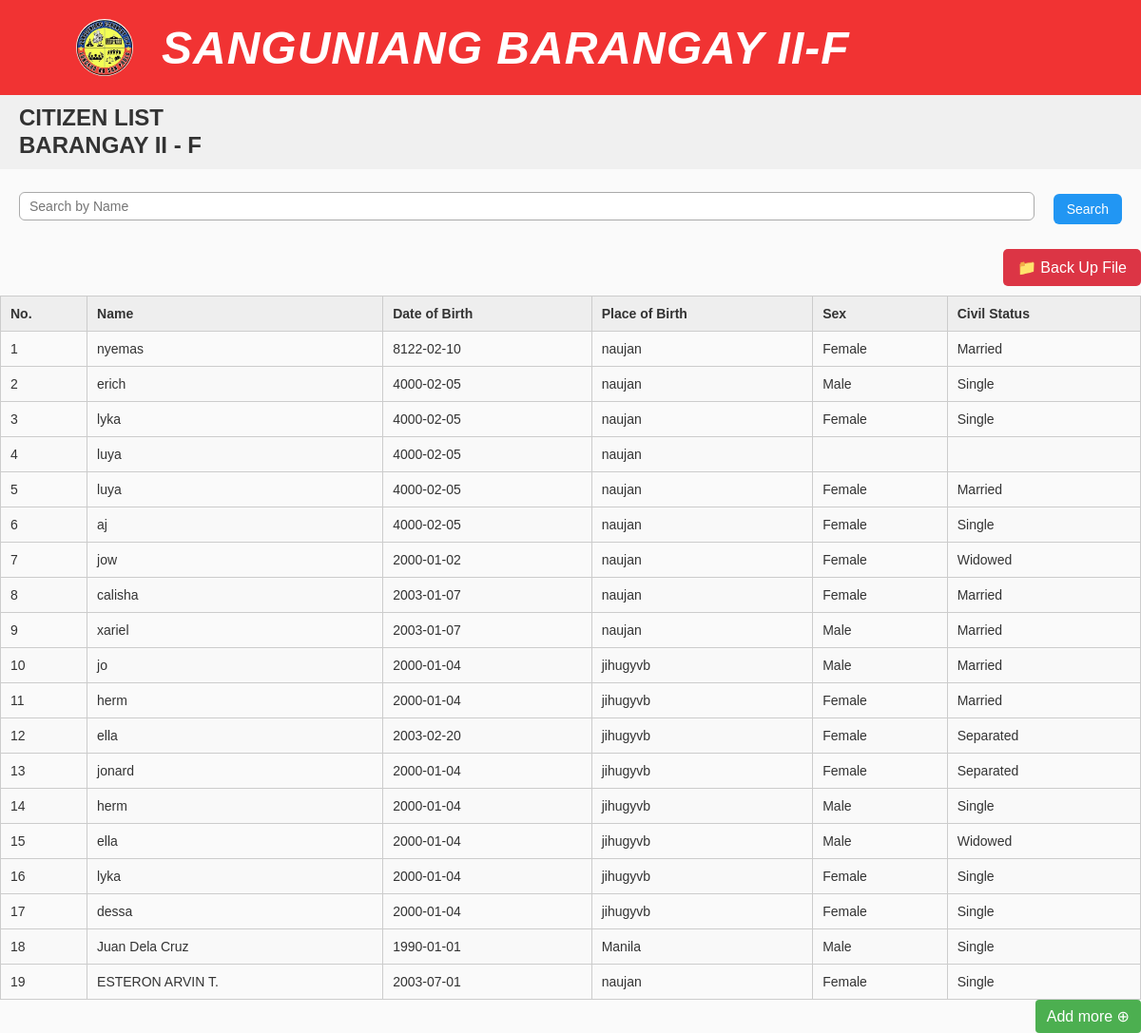
/citizen_list.php, run on the app's committed database.
### tables this page shows
CREATE TABLE `residents` (
  `id` int(11) NOT NULL,
  `fullname` varchar(100) DEFAULT NULL,
  `dob` date DEFAULT NULL,
  `pob` varchar(100) DEFAULT NULL,
  `sex` varchar(10) DEFAULT NULL,
  `civil_status` varchar(20) DEFAULT NULL,
  `nationality` varchar(50) DEFAULT NULL,
  `religion` varchar(50) DEFAULT NULL,
  `contact_number` varchar(15) DEFAULT NULL,
  `house_no` varchar(20) DEFAULT NULL,
  `barangay` varchar(50) DEFAULT NULL,
  `municipality` varchar(50) DEFAULT NULL,
  `province` varchar(50) DEFAULT NULL,
  `length_of_stay` varchar(50) DEFAULT NULL,
  `occupation` varchar(100) DEFAULT NULL,
  `place_of_work` varchar(100) DEFAULT NULL,
  `education` varchar(100) DEFAULT NULL,
  `father_name` varchar(100) DEFAULT NULL,
  `father_occupation` varchar(100) DEFAULT NULL,
  `father_contact` varchar(15) DEFAULT NULL,
  `mother_name` varchar(100) DEFAULT NULL,
  `mother_occupation` varchar(100) DEFAULT NULL,
  `mother_contact` varchar(15) DEFAULT NULL,
  `emergency_name` varchar(100) DEFAULT NULL,
  `emergency_relationship` varchar(50) DEFAULT NULL,
  `emergency_contact` varchar(15) DEFAULT NULL,
  `email_address` varchar(255) DEFAULT NULL,
  `voters` enum('Yes','No') DEFAULT 'No',
  `pwd` enum('Yes','No') DEFAULT 'No',
  `senior` enum('Yes','No') DEFAULT 'No',
  `household_name` varchar(100) DEFAULT NULL,
  `age_member` int(11) DEFAULT NULL,
  `sex_householdmember` enum('Male','Female','Other') DEFAULT NULL,
  `civil_status_member` varchar(50) DEFAULT NULL,
  `occupation_member` varchar(100) DEFAULT NULL,
  `education_attain` varchar(100) DEFAULT NULL,
  `place_of_work_or_school` varchar(150) DEFAULT NULL,
  `resident_type` enum('HomeOwner','Renters') NOT NULL DEFAULT 'HomeOwner',
  `four_ps` enum('Yes','No') DEFAULT NULL,
  `fourps_id` int(10) UNSIGNED DEFAULT NULL,
  `pwd_id` int(10) UNSIGNED DEFAULT NULL,
  `senior_id` int(10) UNSIGNED DEFAULT NULL,
  `voters_id` varchar(50) DEFAULT NULL,
  `last_updated` timestamp NOT NULL DEFAULT current_timestamp() ON UPDATE current_timestamp()
);

### citizen_list.php (the view, shortened to what this page needs)
<?php
include 'db.conn.php';
$sql = "SELECT * FROM residents ORDER BY id DESC";
$result = $conn->query($sql);
?>
<!DOCTYPE html>
<html lang="en">
<head>
  <link rel="stylesheet" href="style.css">
</head>
<body>
  <div class="container">
    <header>
      <img src="brgy2F.jpg" alt="Barangay Logo" class="logo">
      <h1 class="header-title">Sanguniang Barangay II-F</h1>
    </header>
  </div>
  <div class="sub-header">
    <h2>CITIZEN LIST<br>BARANGAY II - F</h2>
  </div>
  <form onsubmit="event.preventDefault(); filterTable();" class="searchbar">
    <input type="text" id="searchName" placeholder="Search by Name" />
    <button type="submit">Search</button>
  </form>
  <div class="file_button">
    <button class="backup-button">📁 Back Up File</button>
  </div>
  <table id="citizenTable">
    <thead>
      <tr>
        <th>No.</th>
        <th>Name</th>
        <th>Date of Birth</th>
        <th>Place of Birth</th>
        <th>Sex</th>
        <th>Civil Status</th>
      </tr>
    </thead>
    <tbody>
      <?php
      $counter = 1;
      while ($row = $result->fetch_assoc()):
      ?>
        <tr onclick="openResidentForm(<?= $row['id'] ?>)" style="cursor:pointer;">
          <td><?= $counter++ ?></td>
          <td><?= htmlspecialchars($row['fullname']) ?></td>
          <td><?= htmlspecialchars($row['dob']) ?></td>
          <td><?= htmlspecialchars($row['pob']) ?></td>
          <td><?= htmlspecialchars($row['sex']) ?></td>
          <td><?= htmlspecialchars($row['civil_status']) ?></td>
        </tr>
      <?php endwhile; ?>
    </tbody>
  </table>
  <div style="text-align: right;">
    <a href="personalInfo.php" class="button_add">Add more ⊕</a>
  </div>
</body>
</html>

### style.css (style rules this page uses)
.container { background-color: rgb(241, 51, 51); color: white; font-size: 24px; width:100%; margin:auto; padding:20px; }
header { display: flex; align-items: center; gap: 15px; }
.logo { width: 60px; margin-left: 30px; height: auto; }
input { display: block; width: 100%; margin-bottom: 10px; padding: 8px; border: 1px solid #aaa; border-radius: 10px; }
button { padding: 10px 15px; background-color: rgb(241, 51, 51); color: white; border: none; border-radius: 5px; cursor: pointer; font-size: 16px; }
.searchbar { margin: 20px; display: flex; align-items: center; }
.searchbar input { padding: 5px 10px; border: 1px solid #ccc; border-radius: 5px; }
.searchbar button { margin-left: 10px; padding: 6px 12px; background-color: #007BFF; color: white; border: none; border-radius: 5px; }
header { display: flex; align-items: center; padding: 0 30px; }
.logo { height: 60px; width: 60px; margin-right: 15px; border-radius: 50%; object-fit: cover; }
.header-title { font-size: 2em; color: white; font-weight: bold; font-style: italic; text-transform: uppercase; letter-spacing: 1px; }
* { box-sizing: border-box; margin: 0; padding: 0; }
body { font-family: Arial, sans-serif; background-color: #fdfdfd; color: #333; }
.sub-header { display: flex; justify-content: space-between; align-items: center; padding: 10px 20px; background-color: #f0f0f0; }
.sub-header h2 { margin: 0; font-size: 24px; line-height: 1.2; }
.file_button { display: flex; justify-content: flex-end; margin-bottom: 10px; }
.backup-button { background-color: #dc3545; color: white; border: none; padding: 10px 15px; font-size: 16px; cursor: pointer; border-radius: 5px; }
.searchbar { display: flex; gap: 10px; margin-bottom: 20px; align-items: left; }
.searchbar input { flex: 1; padding: 8px; font-size: 14px; border: 1px solid #ccc; border-radius: 6px; width :20%; }
.searchbar button { padding: 8px 14px; background-color: #2196f3; color: white; border: none; font-size: 14px; border-radius: 6px; cursor: pointer; transition: background-color 0.2s ease; }
table { width: 100%; border-collapse: collapse; }
thead { background-color: #eeeeee; }
th, td { border: 1px solid #ccc; padding: 10px; text-align: left; font-size: 14px; }
tbody tr:nth-child(even) { background-color: #f9f9f9; }
.button_add { display: inline-block; padding: 8px 12px; background-color: #4CAF50; color: white; text-decoration: none; border: none; border-radius: 4px; cursor: pointer; }
body, html { margin: 0; padding: 0; box-sizing: border-box; font-family: Arial, sans-serif; background-color: #fafafa; }
input[type="text"], input[type="email"], input[type="date"], input[type="number"], select { width: 100%; padding: 6px 10px; border: 1px solid #aaa; border-radius: 6px; font-size: 14px; margin-top: 4px; box-sizing: border-box; }

### data on the page
residents: fullname "nyemas", dob "8122-02-10", pob "naujan", sex "Female", civil_status "Married"
residents: fullname "erich", dob "4000-02-05", pob "naujan", sex "Male", civil_status "Single"
residents: fullname "lyka", dob "4000-02-05", pob "naujan", sex "Female", civil_status "Single"
residents: fullname "luya", dob "4000-02-05", pob "naujan"
residents: fullname "luya", dob "4000-02-05", pob "naujan", sex "Female", civil_status "Married"
residents: fullname "aj", dob "4000-02-05", pob "naujan", sex "Female", civil_status "Single"
residents: fullname "jow", dob "2000-01-02", pob "naujan", sex "Female", civil_status "Widowed"
residents: fullname "calisha", dob "2003-01-07", pob "naujan", sex "Female", civil_status "Married"
residents: fullname "xariel", dob "2003-01-07", pob "naujan", sex "Male", civil_status "Married"
residents: fullname "jo", dob "2000-01-04", pob "jihugyvb", sex "Male", civil_status "Married"
residents: fullname "herm", dob "2000-01-04", pob "jihugyvb", sex "Female", civil_status "Married"
residents: fullname "ella", dob "2003-02-20", pob "jihugyvb", sex "Female", civil_status "Separated"
residents: fullname "jonard", dob "2000-01-04", pob "jihugyvb", sex "Female", civil_status "Separated"
residents: fullname "herm", dob "2000-01-04", pob "jihugyvb", sex "Male", civil_status "Single"
residents: fullname "ella", dob "2000-01-04", pob "jihugyvb", sex "Male", civil_status "Widowed"
residents: fullname "lyka", dob "2000-01-04", pob "jihugyvb", sex "Female", civil_status "Single"
residents: fullname "dessa", dob "2000-01-04", pob "jihugyvb", sex "Female", civil_status "Single"
residents: fullname "Juan Dela Cruz", dob "1990-01-01", pob "Manila", sex "Male", civil_status "Single"
residents: fullname "ESTERON ARVIN T.", dob "2003-07-01", pob "naujan", sex "Female", civil_status "Single"
